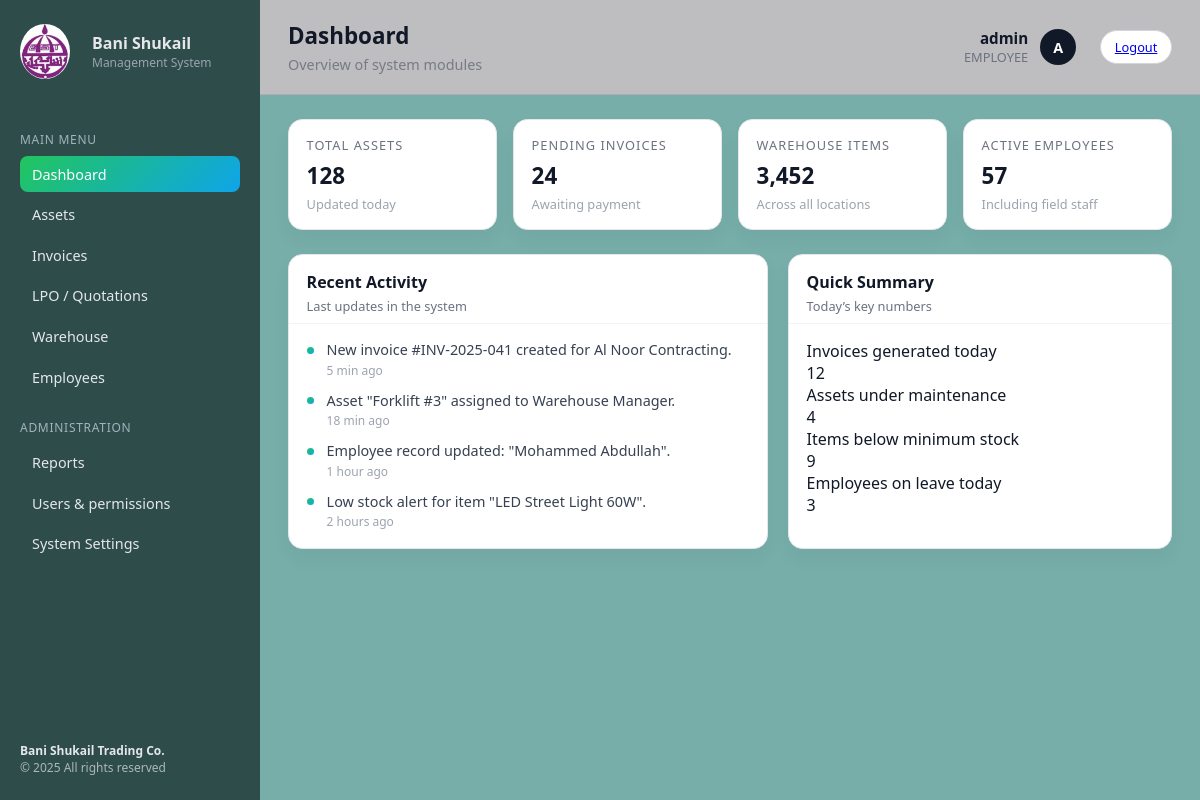
Screenshot of / (signed in) with the database file from the repository.
### accounts/models.py (models this page shows, shortened)
class User(AbstractUser):
    class Role(models.TextChoices):
        ADMIN = "ADMIN", "Admin"
        EMPLOYEE = "EMPLOYEE", "Employee"
    role = models.CharField(max_length=20, choices=Role.choices, default=Role.EMPLOYEE)

### core/views.py (the view)
# urls.py: path("", views.dashboard, name="dashboard"),
@login_required
def dashboard(request):
    return render(request, "dashboard.html", {
        "title": "Dashboard",
        "subtitle": "Overview of system modules",
        "active": "dashboard",
    })

### templates/dashboard.html
{% extends 'base.html' %}
{% block content %}
            <div class="cards-grid">
                <div class="card">
                    <div class="card-title">Total Assets</div>
                    <div class="card-value">128</div>
                    <div class="card-note">Updated today</div>
                </div>
                <div class="card">
                    <div class="card-title">Pending Invoices</div>
                    <div class="card-value">24</div>
                    <div class="card-note">Awaiting payment</div>
                </div>
                <div class="card">
                    <div class="card-title">Warehouse Items</div>
                    <div class="card-value">3,452</div>
                    <div class="card-note">Across all locations</div>
                </div>
                <div class="card">
                    <div class="card-title">Active Employees</div>
                    <div class="card-value">57</div>
                    <div class="card-note">Including field staff</div>
                </div>
            </div>
            <div class="two-column">
                <div class="panel">
                    <div class="panel-header">
                        <div class="panel-title">Recent Activity</div>
                        <div class="panel-subtitle">Last updates in the system</div>
                    </div>
                    <div class="panel-body">
                        <ul class="activity-list">
                            <li>
                                <span class="dot"></span>
                                New invoice #INV-2025-041 created for Al Noor Contracting.
                                <span class="time">5 min ago</span>
                            </li>
                            <li>
                                <span class="dot"></span>
                                Asset "Forklift #3" assigned to Warehouse Manager.
                                <span class="time">18 min ago</span>
                            </li>
                            <li>
                                <span class="dot"></span>
                                Employee record updated: "Mohammed Abdullah".
                                <span class="time">1 hour ago</span>
                            </li>
                            <li>
                                <span class="dot"></span>
                                Low stock alert for item "LED Street Light 60W".
                                <span class="time">2 hours ago</span>
                            </li>
                        </ul>
                    </div>
                </div>
                <div class="panel">
                    <div class="panel-header">
                        <div class="panel-title">Quick Summary</div>
                        <div class="panel-subtitle">Today’s key numbers</div>
                    </div>
                    <div class="panel-body">
                        <div class="summary-item">
                            <div>
                                <div class="summary-label">Invoices generated today</div>
                                <div class="summary-value">12</div>
                            </div>
                        </div>
                        <div class="summary-item">
                            <div>
                                <div class="summary-label">Assets under maintenance</div>
                                <div class="summary-value">4</div>
                            </div>
                        </div>
                        <div class="summary-item">
                            <div>
                                <div class="summary-label">Items below minimum stock</div>
                                <div class="summary-value">9</div>
                            </div>
                        </div>
                        <div class="summary-item">
                            <div>
                                <div class="summary-label">Employees on leave today</div>
                                <div class="summary-value">3</div>
                            </div>
                        </div>
                    </div>
                </div>
            </div>
{% endblock %}

### templates/includes/topbar.html (shortened to what this page needs)
<header class="topbar">
  <div class="topbar-left">
    <h1 class="page-title">{{ title }}</h1>
    {% if subtitle %}<p class="page-subtitle">{{ subtitle }}</p>{% endif %}
  </div>
  <div class="topbar-right">
    <div class="user-info">
      <div class="user-name">{{ request.user.get_full_name|default:request.user.username }}</div>
      <div class="user-role">{% if request.user.is_authenticated %}{{ request.user.role|default:"" }}{% endif %}</div>
    </div>
    <div class="user-avatar">{{ request.user.username|first|upper }}</div>
    <a class="btn-secondary" href="{% url 'accounts:logout' %}" style="margin-left:12px;">Logout</a>
  </div>
</header>

### static/style.css (style rules this page uses)
* { box-sizing: border-box; margin: 0; padding: 0; font-family: system-ui, -apple-system, BlinkMacSystemFont, "Segoe UI", sans-serif; }
body { background-color: #77aea9; color: #111827; }
.topbar { display: flex; justify-content: space-between; align-items: center; padding: 1.25rem 1.75rem; border-bottom: 1px solid rgba(17, 24, 39, 0.10); background: #bebdc0; }
.page-title { font-size: 1.4rem; font-weight: 700; }
.page-subtitle { font-size: 0.9rem; color: #767b84; margin-top: 0.25rem; }
.topbar-right { display: flex; align-items: center; gap: 0.75rem; }
.user-info { text-align: right; }
.user-name { font-size: 0.95rem; font-weight: 600; }
.user-role { font-size: 0.8rem; color: #6b7280; }
.user-avatar { width: 36px; height: 36px; border-radius: 999px; background: #111827; color: #ffffff; display: flex; align-items: center; justify-content: center; font-size: 0.9rem; font-weight: 600; }
.cards-grid { display: grid; grid-template-columns: repeat(4, minmax(0, 1fr)); gap: 1rem; margin-bottom: 1.5rem; }
.card { background: #ffffff; border-radius: 0.9rem; padding: 1rem 1.1rem; box-shadow: 0 10px 20px rgba(15, 23, 42, 0.04); border: 1px solid #e5e7eb; }
.card-title { font-size: 0.8rem; text-transform: uppercase; letter-spacing: 0.08em; color: #6b7280; margin-bottom: 0.4rem; }
.card-value { font-size: 1.4rem; font-weight: 700; margin-bottom: 0.25rem; }
.card-note { font-size: 0.8rem; color: #9ca3af; }
.two-column { display: grid; grid-template-columns: 2fr 1.6fr; gap: 1.25rem; }
.panel { background: #ffffff; border-radius: 0.9rem; box-shadow: 0 10px 20px rgba(15, 23, 42, 0.04); border: 1px solid #e5e7eb; display: flex; flex-direction: column; }
.panel-header { padding: 1rem 1.1rem 0.5rem; border-bottom: 1px solid #f3f4f6; }
.panel-title { font-size: 1rem; font-weight: 600; }
.panel-subtitle { font-size: 0.8rem; color: #6b7280; margin-top: 0.25rem; }
.panel-body { padding: 1rem 1.1rem 1.1rem; }
.activity-list { list-style: none; display: flex; flex-direction: column; gap: 0.75rem; font-size: 0.9rem; color: #374151; }
.activity-list li { position: relative; padding-left: 1.25rem; }
.activity-list .dot { position: absolute; left: 0; top: 0.4rem; width: 7px; height: 7px; border-radius: 999px; background: linear-gradient(135deg, #22c55e, #0ea5e9); }
.activity-list .time { display: block; font-size: 0.75rem; color: #9ca3af; margin-top: 0.15rem; }
.btn-secondary { border-radius: 999px; border: 1px solid #d1d5db; padding: 0.45rem 0.85rem; background: #ffffff; font-size: 0.8rem; font-weight: 500; cursor: pointer; white-space: nowrap; }

### rows the page displays
User: user.get_full_name "admin", user.role "EMPLOYEE", user.username|first "A"

### other values shown
{{ title }} "Dashboard"
{{ subtitle }} "Overview of system modules"
